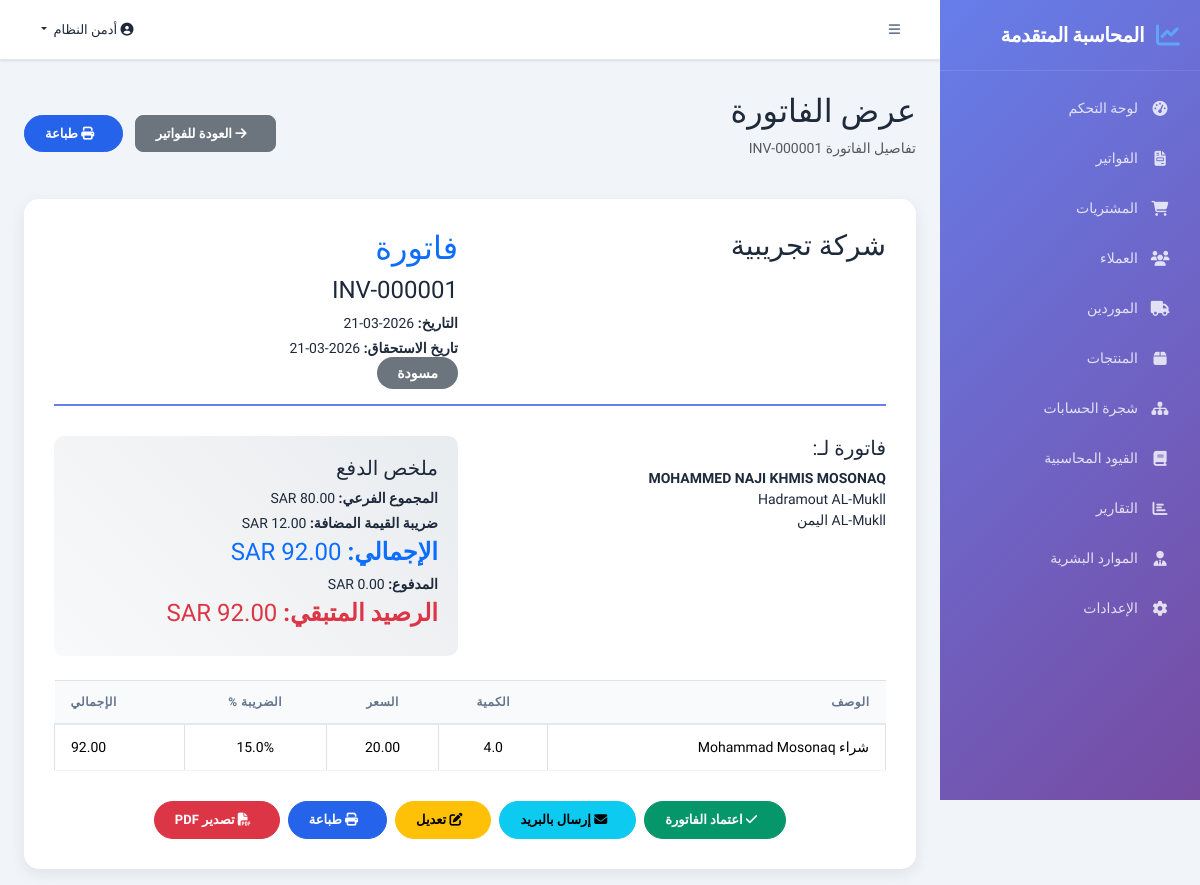
The app's page /invoices/1 (signed in) with its own data.
### models.py (models this page shows, shortened)
class User(UserMixin, db.Model):
    __tablename__ = 'users'
    id = db.Column(db.Integer, primary_key=True)
    email = db.Column(db.String(120), unique=True, nullable=False)
    password_hash = db.Column(db.String(256), nullable=False)
    first_name = db.Column(db.String(50), nullable=False)
    last_name = db.Column(db.String(50), nullable=False)
    role = db.Column(db.String(20), default='user')  # admin, accountant, user, viewer
    language = db.Column(db.String(5), default='ar')
    is_active = db.Column(db.Boolean, default=True)
    company_id = db.Column(db.Integer, db.ForeignKey('companies.id'))
    last_login = db.Column(db.DateTime)
    created_at = db.Column(db.DateTime, default=datetime.utcnow)
    @property
    def full_name(self):
        return f"{self.first_name} {self.last_name}"

class Invoice(db.Model):
    __tablename__ = 'invoices'
    id = db.Column(db.Integer, primary_key=True)
    invoice_number = db.Column(db.String(30), nullable=False)
    invoice_date = db.Column(db.Date, nullable=False, default=date.today)
    due_date = db.Column(db.Date)
    customer_id = db.Column(db.Integer, db.ForeignKey('customers.id'))
    status = db.Column(db.String(20), default='draft')
    subtotal = db.Column(db.Float, default=0.0)
    discount_amount = db.Column(db.Float, default=0.0)
    discount_type = db.Column(db.String(10), default='amount')  # amount, percent
    tax_amount = db.Column(db.Float, default=0.0)
    total = db.Column(db.Float, default=0.0)
    paid_amount = db.Column(db.Float, default=0.0)
    balance_due = db.Column(db.Float, default=0.0)
    currency = db.Column(db.String(5), default='SAR')
    notes = db.Column(db.Text)
    terms = db.Column(db.Text)
    company_id = db.Column(db.Integer, db.ForeignKey('companies.id'))
    journal_entry_id = db.Column(db.Integer, db.ForeignKey('journal_entries.id'))
    created_by = db.Column(db.Integer, db.ForeignKey('users.id'))
    created_at = db.Column(db.DateTime, default=datetime.utcnow)
    items = db.relationship('InvoiceItem', backref='invoice',
                           cascade='all, delete-orphan')
    payments = db.relationship('Payment', backref='invoice', lazy='dynamic')
    creator = db.relationship('User', foreign_keys=[created_by])

class Company(db.Model):
    __tablename__ = 'companies'
    id = db.Column(db.Integer, primary_key=True)
    name = db.Column(db.String(200), nullable=False)
    name_ar = db.Column(db.String(200))
    email = db.Column(db.String(120))
    phone = db.Column(db.String(20))
    address = db.Column(db.Text)
    city = db.Column(db.String(100))
    country_code = db.Column(db.String(5), default='SA')
    currency = db.Column(db.String(5), default='SAR')
    tax_number = db.Column(db.String(50))
    commercial_reg = db.Column(db.String(50))
    logo_url = db.Column(db.String(500))
    fiscal_year_start = db.Column(db.String(5), default='01-01')
    subscription_plan = db.Column(db.String(20), default='basic')
    subscription_status = db.Column(db.String(20), default='trial')  # trial, active, expired, cancelled
    subscription_start = db.Column(db.DateTime)
    subscription_end = db.Column(db.DateTime)
    stripe_customer_id = db.Column(db.String(100))
    stripe_subscription_id = db.Column(db.String(100))
    created_at = db.Column(db.DateTime, default=datetime.utcnow)
    updated_at = db.Column(db.DateTime, default=datetime.utcnow, onupdate=datetime.utcnow)
    users = db.relationship('User', backref='company', lazy='dynamic')
    accounts = db.relationship('Account', backref='company', lazy='dynamic')
    journals = db.relationship('JournalEntry', backref='company', lazy='dynamic')
    invoices = db.relationship('Invoice', backref='company', lazy='dynamic')
    purchases = db.relationship('Purchase', backref='company', lazy='dynamic')
    customers = db.relationship('Customer', backref='company', lazy='dynamic')
    suppliers = db.relationship('Supplier', backref='company', lazy='dynamic')
    employees = db.relationship('Employee', backref='company', lazy='dynamic')
    products = db.relationship('Product', backref='company', lazy='dynamic')
    tax_settings = db.relationship('TaxSetting', backref='company', lazy='dynamic')

class Customer(db.Model):
    __tablename__ = 'customers'
    id = db.Column(db.Integer, primary_key=True)
    code = db.Column(db.String(20))
    name = db.Column(db.String(200), nullable=False)
    name_ar = db.Column(db.String(200))
    email = db.Column(db.String(120))
    phone = db.Column(db.String(20))
    mobile = db.Column(db.String(20))
    address = db.Column(db.Text)
    city = db.Column(db.String(100))
    country = db.Column(db.String(100))
    tax_number = db.Column(db.String(50))
    credit_limit = db.Column(db.Float, default=0.0)
    balance = db.Column(db.Float, default=0.0)
    is_active = db.Column(db.Boolean, default=True)
    company_id = db.Column(db.Integer, db.ForeignKey('companies.id'))
    created_at = db.Column(db.DateTime, default=datetime.utcnow)
    invoices = db.relationship('Invoice', backref='customer', lazy='dynamic')

class InvoiceItem(db.Model):
    __tablename__ = 'invoice_items'
    id = db.Column(db.Integer, primary_key=True)
    invoice_id = db.Column(db.Integer, db.ForeignKey('invoices.id'), nullable=False)
    product_id = db.Column(db.Integer, db.ForeignKey('products.id'))
    description = db.Column(db.String(300), nullable=False)
    quantity = db.Column(db.Float, default=1.0)
    unit_price = db.Column(db.Float, default=0.0)
    discount = db.Column(db.Float, default=0.0)
    tax_rate = db.Column(db.Float, default=0.0)
    tax_amount = db.Column(db.Float, default=0.0)
    total = db.Column(db.Float, default=0.0)
    product = db.relationship('Product')

### app.py (the view)
@app.route('/invoices/<int:id>')
@login_required
@company_required
def view_invoice(id):
    invoice = Invoice.query.get_or_404(id)
    if invoice.company_id != current_user.company_id:
        flash('غير مصرح', 'danger')
        return redirect(url_for('invoices'))
    return render_template('invoice_view.html', invoice=invoice, company=current_user.company)

### templates/invoice_view.html (shortened to what this page needs)
{% extends "base.html" %}
{% block content %}
<div class="d-flex justify-content-between align-items-center mb-4">
    <div>
        <h2>عرض الفاتورة</h2>
        <p class="text-muted">تفاصيل الفاتورة {{ invoice.invoice_number }}</p>
    </div>
    <div>
        <a href="{{ url_for('invoices') }}" class="btn btn-secondary">
            <i class="fas fa-arrow-right ms-2"></i>
            العودة للفواتير
        </a>
        <button class="btn btn-primary btn-action ms-2" onclick="window.print()">
            <i class="fas fa-print ms-2"></i>
            طباعة
        </button>
    </div>
</div>
<div class="invoice-view">
    <div class="invoice-header">
        <div class="row">
            <div class="col-md-6">
                <h3>{{ company.name }}</h3>
            </div>
            <div class="col-md-6 text-left">
                <h2 class="text-primary">فاتورة</h2>
                <h4>{{ invoice.invoice_number }}</h4>
                <p class="mb-1"><strong>التاريخ:</strong> {{ invoice.invoice_date.strftime('%Y-%m-%d')
                    }}</p>
                {% if invoice.due_date %}
                <p class="mb-1"><strong>تاريخ الاستحقاق:</strong> {{
                    invoice.due_date.strftime('%Y-%m-%d') }}</p>
                {% endif %}
                <span class="status-badge {{ invoice.status }}">
                    {{
                    ('مسودة' if invoice.status == 'draft' else
                    'مرسلة' if invoice.status == 'sent' else
                    'مدفوعة' if invoice.status == 'paid' else
                    'مدفوعة جزئياً' if invoice.status == 'partial' else
                    'متأخرة')
                    }}
                </span>
            </div>
        </div>
    </div>
    <div class="row mb-4">
        <div class="col-md-6">
            <h5>فاتورة لـ:</h5>
            <strong>{{ invoice.customer.name }}</strong><br>
            {% if invoice.customer.address %}{{ invoice.customer.address }}<br>{% endif %}
            {% if invoice.customer.city %}{{ invoice.customer.city }}{% endif %}
            {% if invoice.customer.country %}{{ invoice.customer.country }}{% endif %}
        </div>
        <div class="col-md-6 text-left">
            <div class="invoice-summary">
                <h5>ملخص الدفع</h5>
                <p class="mb-1"><strong>المجموع الفرعي:</strong> {{ "%.2f"|format(invoice.subtotal) }}
                    {{ invoice.currency }}</p>
                <p class="mb-1"><strong>ضريبة القيمة المضافة:</strong> {{
                    "%.2f"|format(invoice.tax_amount) }} {{ invoice.currency }}</p>
                <h4 class="text-primary"><strong>الإجمالي:</strong> {{ "%.2f"|format(invoice.total) }}
                    {{ invoice.currency }}</h4>
                <p class="mb-1"><strong>المدفوع:</strong> {{ "%.2f"|format(invoice.paid_amount) }} {{
                    invoice.currency }}</p>
                <h4 class="text-{{ 'success' if invoice.balance_due <= 0 else 'danger' }}">
                    <strong>الرصيد المتبقي:</strong> {{ "%.2f"|format(invoice.balance_due) }} {{
                    invoice.currency }}
                </h4>
            </div>
        </div>
    </div>
    <div class="invoice-table">
        <table class="table table-bordered">
            <thead>
                <tr>
                    <th>الوصف</th>
                    <th class="text-center">الكمية</th>
                    <th class="text-center">السعر</th>
                    <th class="text-center">الضريبة %</th>
                    <th class="text-end">الإجمالي</th>
                </tr>
            </thead>
            <tbody>
                {% for item in invoice.items %}
                <tr>
                    <td>{{ item.description }}</td>
                    <td class="text-center">{{ item.quantity }}</td>
                    <td class="text-center">{{ "%.2f"|format(item.unit_price) }}</td>
                    <td class="text-center">{{ "%.1f"|format(item.tax_rate) }}%</td>
                    <td class="text-end">{{ "%.2f"|format(item.total) }}</td>
                </tr>
                {% endfor %}
            </tbody>
        </table>
    </div>
    <div class="row">
        <div class="col-md-12">
            <div class="d-flex gap-2 justify-content-center">
                {% if invoice.status == 'draft' %}
                <form method="POST" action="{{ url_for('approve_invoice', id=invoice.id) }}" class="d-inline">
                    <button type="submit" class="btn btn-success btn-action">
                        <i class="fas fa-check ms-2"></i>
                        اعتماد الفاتورة
                    </button>
                </form>
                {% endif %}
                <button class="btn btn-info btn-action">
                    <i class="fas fa-envelope ms-2"></i>
                    إرسال بالبريد
                </button>
                <button class="btn btn-warning btn-action">
                    <i class="fas fa-edit ms-2"></i>
                    تعديل
                </button>
                <button class="btn btn-primary btn-action" onclick="window.print()">
                    <i class="fas fa-print ms-2"></i>
                    طباعة
                </button>
                <button class="btn btn-danger btn-action">
                    <i class="fas fa-file-pdf ms-2"></i>
                    تصدير PDF
                </button>
            </div>
        </div>
    </div>
</div>
{% endblock %}

### templates/base.html (shortened to what this page needs)
<!DOCTYPE html>
<html lang="ar" dir="rtl">
<head>
    <link href="https://cdn.jsdelivr.net/npm/bootstrap@5.3.2/dist/css/bootstrap.rtl.min.css" rel="stylesheet">
    <link href="https://cdnjs.cloudflare.com/ajax/libs/font-awesome/6.5.1/css/all.min.css" rel="stylesheet">
    <link rel="stylesheet" href="{{ url_for('static', filename='css/style.css') }}">
</head>
<body>
    {% if current_user.is_authenticated %}
    <div class="sidebar" id="sidebar">
        <div class="sidebar-header">
            <i class="fas fa-chart-line"></i>
            <span class="sidebar-brand">المحاسبة المتقدمة</span>
        </div>
        <nav class="sidebar-nav">
            <a href="{{ url_for('dashboard') }}"
                class="nav-link {% if request.endpoint == 'dashboard' %}active{% endif %}">
                <i class="fas fa-tachometer-alt"></i>
                <span>لوحة التحكم</span>
            </a>
            <a href="{{ url_for('invoices') }}"
                class="nav-link {% if request.endpoint in ['invoices', 'add_invoice'] %}active{% endif %}">
                <i class="fas fa-file-invoice"></i>
                <span>الفواتير</span>
            </a>
            <a href="{{ url_for('purchases') }}"
                class="nav-link {% if request.endpoint in ['purchases', 'add_purchase'] %}active{% endif %}">
                <i class="fas fa-shopping-cart"></i>
                <span>المشتريات</span>
            </a>
            <a href="{{ url_for('customers') }}"
                class="nav-link {% if request.endpoint == 'customers' %}active{% endif %}">
                <i class="fas fa-users"></i>
                <span>العملاء</span>
            </a>
            <a href="{{ url_for('suppliers') }}"
                class="nav-link {% if request.endpoint == 'suppliers' %}active{% endif %}">
                <i class="fas fa-truck"></i>
                <span>الموردين</span>
            </a>
            <a href="{{ url_for('products') }}"
                class="nav-link {% if request.endpoint == 'products' %}active{% endif %}">
                <i class="fas fa-box"></i>
                <span>المنتجات</span>
            </a>
            <a href="{{ url_for('chart_of_accounts') }}"
                class="nav-link {% if request.endpoint == 'chart_of_accounts' %}active{% endif %}">
                <i class="fas fa-sitemap"></i>
                <span>شجرة الحسابات</span>
            </a>
            <a href="{{ url_for('journal_entries') }}"
                class="nav-link {% if request.endpoint == 'journal_entries' %}active{% endif %}">
                <i class="fas fa-book"></i>
                <span>القيود المحاسبية</span>
            </a>
            <a href="{{ url_for('reports') }}" class="nav-link {% if request.endpoint == 'reports' %}active{% endif %}">
                <i class="fas fa-chart-bar"></i>
                <span>التقارير</span>
            </a>
            <a href="{{ url_for('hr') }}" class="nav-link {% if request.endpoint == 'hr' %}active{% endif %}">
                <i class="fas fa-user-tie"></i>
                <span>الموارد البشرية</span>
            </a>
            <a href="{{ url_for('settings_page') }}"
                class="nav-link {% if request.endpoint == 'settings_page' %}active{% endif %}">
                <i class="fas fa-cog"></i>
                <span>الإعدادات</span>
            </a>
        </nav>
    </div>
    <div class="main-content" id="mainContent">
        <nav class="top-navbar">
            <button class="btn btn-link sidebar-toggle" onclick="toggleSidebar()">
                <i class="fas fa-bars"></i>
            </button>
            <div class="top-nav-right">
                <div class="dropdown">
                    <button class="btn btn-link dropdown-toggle" data-bs-toggle="dropdown">
                        <i class="fas fa-user-circle"></i>
                        {{ current_user.full_name }}
                    </button>
                </div>
            </div>
        </nav>
        <div class="container-fluid px-4 py-3">
            {% block content %}{% endblock %}
        </div>
    </div>
    {% else %}
    {% block public_content %}{% endblock %}
    {% endif %}
</body>
</html>

### records on screen
User: full_name "أدمن النظام"
Invoice: invoice_number "INV-000001", invoice_date "2026-03-21", due_date "2026-03-21", status "مسودة", currency "SAR", tax_amount "12.00", paid_amount "0.00"
Company: name "شركة تجريبية"
Customer: customer.name "MOHAMMED NAJI KHMIS MOSONAQ", customer.address "Hadramout AL-Mukll", customer.city "AL-Mukll", customer.country "اليمن"
InvoiceItem: description "شراء Mohammad Mosonaq", quantity "4.0", unit_price "20.00", tax_rate "15.0", total "92.00"
